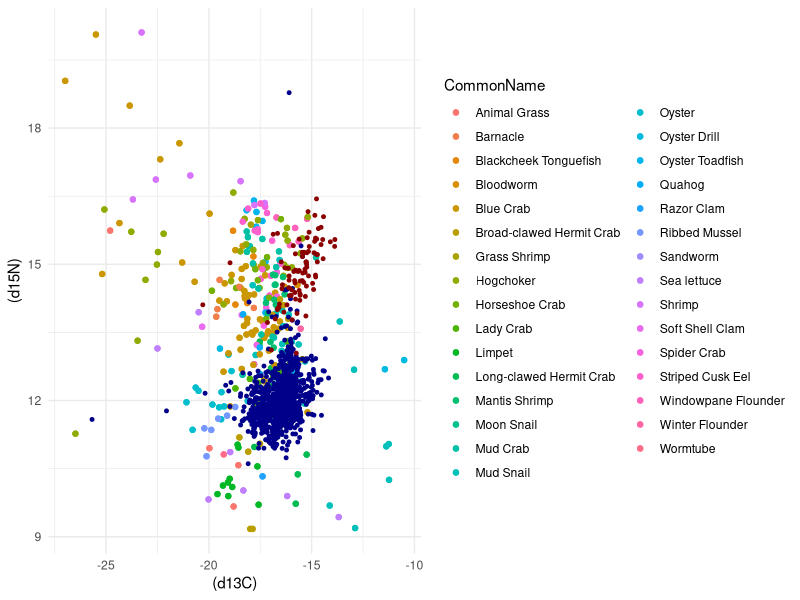
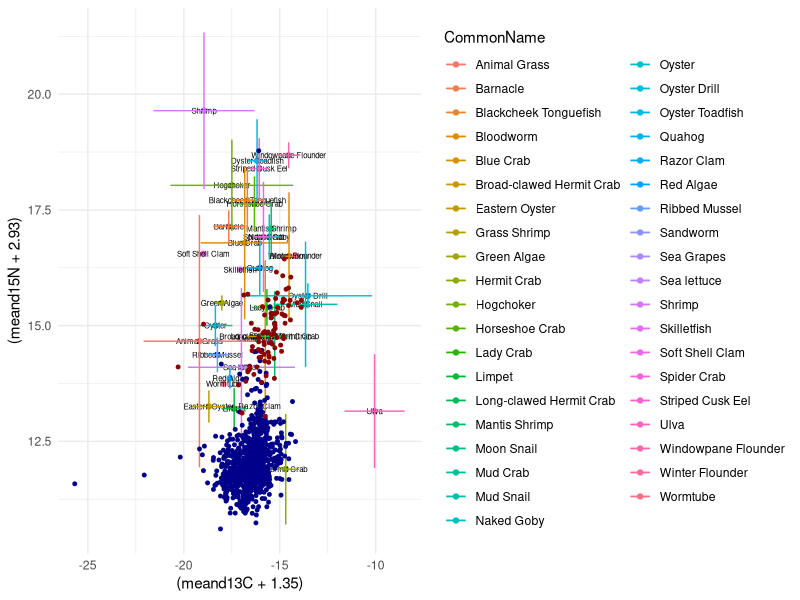
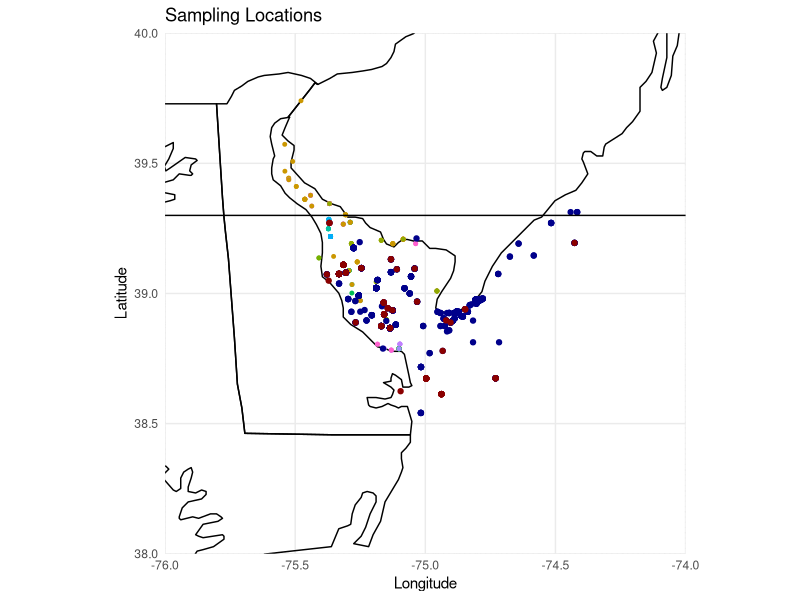
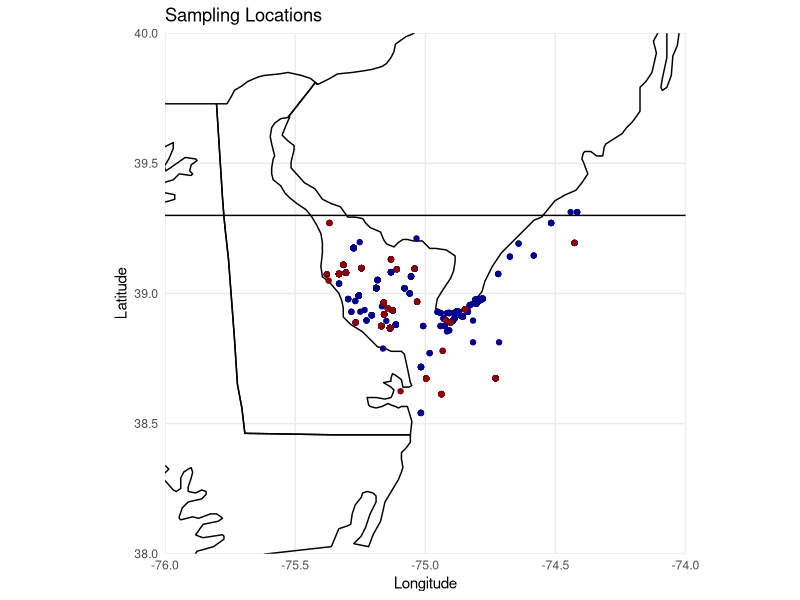
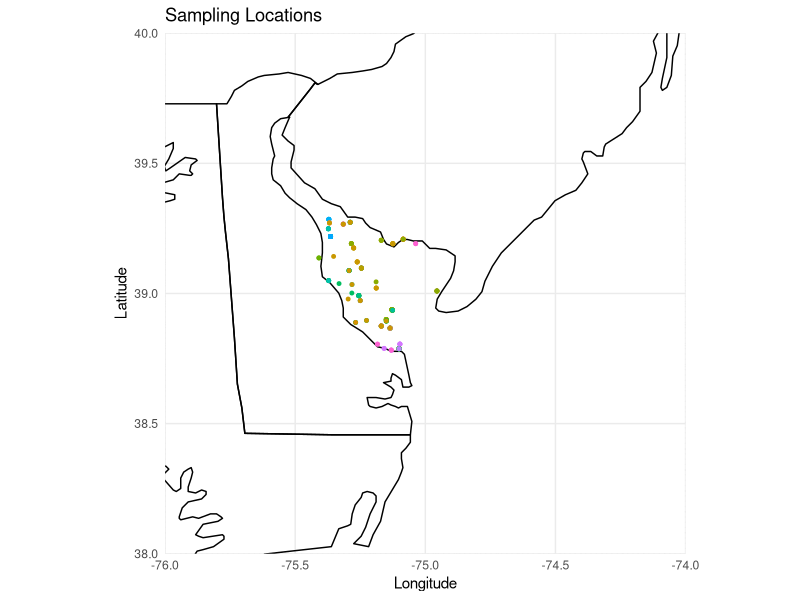
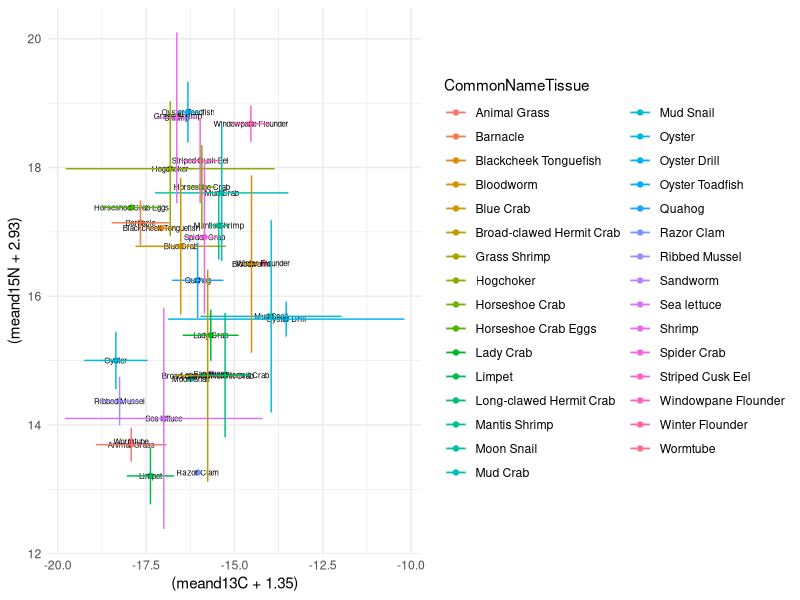
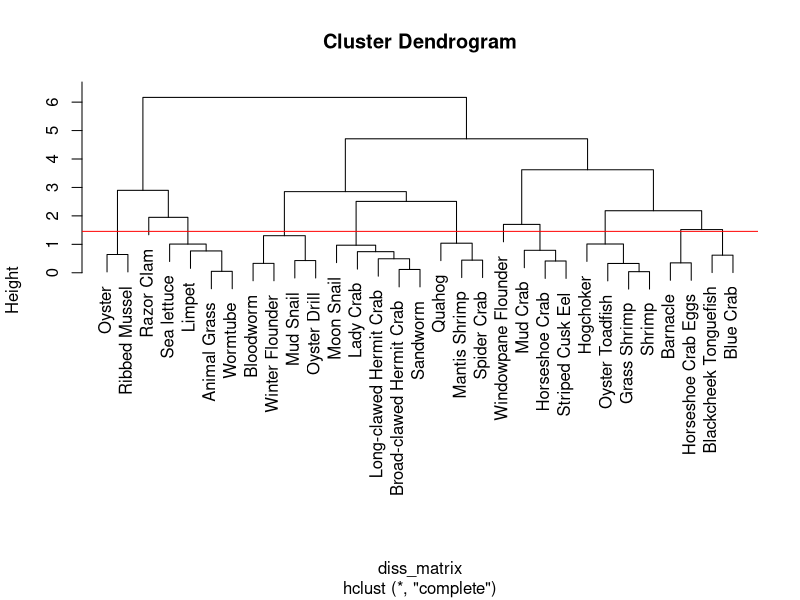
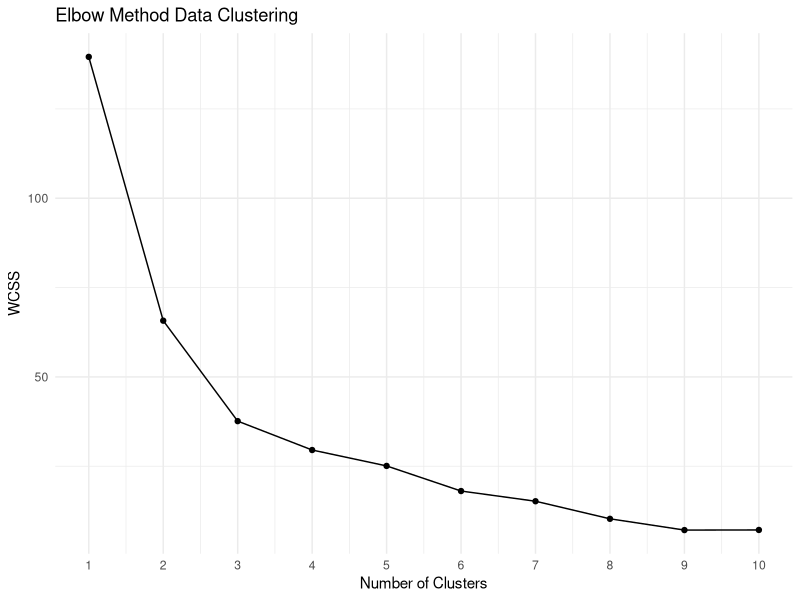

Generate these figures, in order, with R:
### Code to filter prey species for mixing models ## 

### Code to filter prey species for mixing models ## 

library(tidyverse)
library(sf)


prey_raw <- read.csv("Data/SIA_Database_2025_12_11.csv")
prey_unique <- (unique(prey_raw$CommonName))

#write.csv(prey_unique, "Data/prey_subset_list.csv")
prey_raw_subset <- read.csv("Data/prey_subset_list.csv")

prey_sp <- subset(prey_raw_subset, WhelkDiet == "Y")

prey_sp_list <- prey_sp$CommonName

prey_selected <- prey_raw %>% 
  filter(CommonName %in% prey_sp_list)

prey_selected$Lat <- as.numeric(prey_selected$Lat)
prey_selected$Long <- as.numeric(prey_selected$Long)

kwhelk <- subset(prey_selected, CommonName == "Knobbed Whelk" | CommonName == "Knobbed whelk")
swhelk <- subset(prey_selected, CommonName == "Smooth Whelk" | CommonName == "Smooth whelk")

prey_selected2 <- prey_selected %>%
  filter(!CommonName %in% c("Knobbed whelk", "Knobbed Whelk", "Smooth Whelk", "Smooth whelk"))

prey_selected2 <- subset(prey_selected2, ProjID != "DEEDs")

#remove summer flounder and brief squid 
prey_selected2 <- prey_selected2 %>% 
  filter(!CommonName %in% c("Summer Flounder", "Brief Squid", "Sea Grapes"))

#plot 
ggplot(data = prey_selected2, aes(x = (d13C), y=(d15N), color = CommonName)) +
  geom_point()+
  geom_point()+
  geom_point(data = kwhelk, aes(x = d13C, y = d15N), color = "darkblue", size = 1, inherit.aes = FALSE)+
  geom_point(data = swhelk, aes(x = d13C, y = d15N), color = "darkred", size = 1, inherit.aes = FALSE)+
  theme_minimal()


#make summary 
prey_selected_summary <- prey_selected %>% 
  group_by(CommonName) %>% 
  summarise(
    meand13C = mean(d13C), 
    sdd13C = sd(d13C), 
    meand15N = mean(d15N), 
    sdd15N = sd(d15N)
  )

#remove whelk 
prey_selected_summary2 <- prey_selected_summary %>% 
  filter(!CommonName %in% c("Knobbed whelk", "Knobbed Whelk", "Smooth Whelk", "Smooth whelk"))

#TDFS from Rich's experiment
N_TDF <- 2.93
C_TDF <- 1.35


#plot with means 
ggplot(data = prey_selected_summary2, aes(x = (meand13C+1.35), y=(meand15N+2.93), color = CommonName)) +
  geom_point()+
  geom_text(aes(label = CommonName), color = "black", size = 2)+
  geom_errorbar(aes(xmin = (meand13C+1.35)-sdd13C, xmax = (meand13C+1.35)+sdd13C))+
  geom_errorbar(aes(ymin = (meand15N+2.93) -sdd15N, ymax = (meand15N+2.93)+sdd15N))+
  geom_point(data = kwhelk, aes(x = d13C, y = d15N), color = "darkblue", size = 1, inherit.aes = FALSE)+
  geom_point(data = swhelk, aes(x = d13C, y = d15N), color = "darkred", size = 1, inherit.aes = FALSE)+
  theme_minimal()




## it looks like TDFs might be off here -- the diet values used for the TDF lab study were 6-9 permil, which is lower to the DE bay signature 



## Subset the raw data for location 
prey_selected2$Lat <- as.numeric(prey_selected2$Lat)
prey_selected2$Long <- -abs(as.numeric(prey_selected2$Long))

#make a plot to look at sampling locations 
states <- map_data("state")

mid_atl <- states %>%
  filter(region %in% c("delaware", "new jersey", "maryland"))

ggplot(data = mid_atl) +
  geom_polygon(aes(x = long, y = lat, group = group), fill = NA, color = "black") +
  geom_point(data = prey_selected2, aes(x = Long, y = Lat, color = CommonName), size = 1)+
  geom_point(data = kwhelk, aes(x = Long, y = Lat), color = "darkblue") + 
  geom_point(data = swhelk, aes(x = Long, y = Lat), color = "darkred") +
  geom_hline(yintercept=39.3)+
  coord_sf(xlim = c(-76, -74), ylim = c(38, 40), expand = FALSE) +
  labs(x = "Longitude", y = "Latitude", title = "Sampling Locations") + 
  theme_minimal() + 
  theme(legend.position = "none")


ggplot(data = mid_atl) +
  geom_polygon(aes(x = long, y = lat, group = group), fill = NA, color = "black") +
  geom_point(data = subset(prey_selected2, CommonName == "Eastern Oyster"), aes(x = Long, y = Lat, color = CommonName), size = 1)+
  geom_point(data = kwhelk, aes(x = Long, y = Lat), color = "darkblue") + 
  geom_point(data = swhelk, aes(x = Long, y = Lat), color = "darkred") +
  geom_hline(yintercept=39.3)+
  coord_sf(xlim = c(-76, -74), ylim = c(38, 40), expand = FALSE) +
  labs(x = "Longitude", y = "Latitude", title = "Sampling Locations") + 
  theme_minimal() + 
  theme(legend.position = "none")


#Subset database for prey less than 39.3

prey_selected3 <- prey_selected2 %>% 
  filter(Lat < 39.3) %>% 
  filter(!is.na(Lat))


ggplot(data = mid_atl) +
  geom_polygon(aes(x = long, y = lat, group = group), fill = NA, color = "black") +
  geom_point(data = prey_selected3, aes(x = Long, y = Lat, color = CommonName), size = 1)+
  #geom_point(data = kwhelk, aes(x = Long, y = Lat), color = "darkblue") + 
  #geom_point(data = swhelk, aes(x = Long, y = Lat), color = "darkred") +
  coord_sf(xlim = c(-76, -74), ylim = c(38, 40), expand = FALSE) +
  labs(x = "Longitude", y = "Latitude", title = "Sampling Locations") + 
  theme_minimal() + 
  theme(legend.position = "none")




#remove specific tissues -- Gill from noah 
prey_selected4 <- prey_selected3 %>% 
  filter(Tissue != "gill") 

prey_selected5 <- prey_selected4 %>% 
  mutate(CommonNameTissue = case_when(
    CommonName == "Horseshoe Crab" & Tissue == "eggs" ~ "Horseshoe Crab Eggs",
    TRUE ~ CommonName
  ))


prey_selected_summary_subsetted <- prey_selected5 %>% 
  group_by(CommonNameTissue) %>% 
  summarise(
    meand13C = mean(d13C, na.rm = TRUE), 
    sdd13C = sd(d13C, na.rm = TRUE), 
    meand15N = mean(d15N, na.rm = TRUE), 
    sdd15N = sd(d15N, na.rm = TRUE)
  )


ggplot(data = prey_selected_summary_subsetted, aes(x = (meand13C+1.35), y=(meand15N+2.93), color = CommonNameTissue)) +
  geom_point()+
  geom_text(aes(label = CommonNameTissue), color = "black", size = 2)+
  geom_errorbar(aes(xmin = (meand13C+1.35)-sdd13C, xmax = (meand13C+1.35)+sdd13C))+
  geom_errorbar(aes(ymin = (meand15N+2.93) -sdd15N, ymax = (meand15N+2.93)+sdd15N))+
  #geom_point(data = kwhelk, aes(x = d13C, y = d15N), color = "darkblue", size = 1, inherit.aes = FALSE)+
  #geom_point(data = swhelk, aes(x = d13C, y = d15N), color = "darkred", size = 1, alpha = 0.5, inherit.aes = FALSE)+
  theme_minimal()




#Create Functional Groups 

#do a hierarchical clustering 

data <- prey_selected_summary_subsetted[,c("meand13C", "meand15N")]
rownames(data) <- prey_selected_summary_subsetted$CommonNameTissue

# Calculate the dissimilarity matrix
diss_matrix <- dist(data)

# Perform hierarchical clustering using complete linkage
hc <- hclust(diss_matrix, method = "complete")
max_diff <- max(diff(hc$height))
plot(hc)
abline(h = max_diff, col = "red") 



#kmeans 
# Create an empty vector to store the WCSS values
wcss <- vector()

# Set the maximum number of clusters to try
max_clusters <- 10

# Perform k-means clustering for different numbers of clusters
for (k in 1:max_clusters) {
  kmeans_output <- kmeans(data, k)
  wcss[k] <- kmeans_output$tot.withinss
}

# Plot the WCSS against the number of clusters
plot_data <- data.frame(Clusters = 1:max_clusters, WCSS = wcss)

ggplot(plot_data, aes(x = Clusters, y = WCSS)) +
  geom_line() +
  geom_point() +
  labs(x = "Number of Clusters", y = "WCSS") +
  ggtitle("Elbow Method Data Clustering") + 
  scale_x_continuous(breaks = c(1, 2, 3, 4, 5, 6, 7, 8, 9, 10)) +
  theme_minimal()

#Try 4,5,6 
kmeans_result <- kmeans(data, centers = 4, nstart = 25)

#add to data 
prey_selected_summary_subsetted$kmeans <- kmeans_result$cluster


#plot by group 
ggplot(data = prey_selected_summary_subsetted, aes(x = (meand13C+1.35), y=(meand15N+2.93), color = as.factor(kmeans))) +
  geom_point()+
  geom_text(aes(label = CommonNameTissue), color = "black", size = 3)+
  geom_errorbar(aes(xmin = (meand13C+1.35)-sdd13C, xmax = (meand13C+1.35)+sdd13C))+
  geom_errorbar(aes(ymin = (meand15N+2.93) -sdd15N, ymax = (meand15N+2.93)+sdd15N))+
  geom_point(data = kwhelk, aes(x = d13C, y = d15N), color = "darkblue", size = 1, inherit.aes = FALSE)+
  geom_point(data = swhelk, aes(x = d13C, y = d15N), color = "darkred", size = 1, alpha = 0.5, inherit.aes = FALSE)+
  theme_minimal()


#add kmeans group to raw data

prey_selected5 <- left_join(prey_selected5, prey_selected_summary_subsetted, by = "CommonNameTissue")


ggplot(data = prey_selected5, aes(x = (d13C+1.35), y=(d15N+2.93), color = as.factor(kmeans))) +
  geom_point()+
  geom_point(data = kwhelk, aes(x = d13C, y = d15N), color = "darkblue", size = 1, inherit.aes = FALSE)+
  geom_point(data = swhelk, aes(x = d13C, y = d15N), color = "darkred", size = 1, alpha = 0.5, inherit.aes = FALSE)+
  theme_minimal()

#mean and SD for each kmeans group 

kmeans_meansd <- prey_selected5 %>% 
  group_by(kmeans) %>% 
  summarise(
    meand13C = mean(d13C, na.rm = TRUE), 
    sdd13C = sd(d13C, na.rm = TRUE), 
    meand15N = mean(d15N, na.rm = TRUE), 
    sdd15N = sd(d15N, na.rm = TRUE)
  )

#TDFS from Rich's experiment
N_TDF <- 0
C_TDF <- 1.35

#plot by functional group 
ggplot(data = kmeans_meansd, aes(x = (meand13C + C_TDF), y=(meand15N+N_TDF), color = as.factor(kmeans))) +
  geom_point()+
  geom_errorbar(aes(xmin = (meand13C + C_TDF)-sdd13C, xmax = (meand13C + C_TDF)+sdd13C), width = 0.25)+
  geom_errorbar(aes(ymin = (meand15N + N_TDF) -sdd15N, ymax = (meand15N + N_TDF)+sdd15N), width = 0.25)+
  geom_point(data = kwhelk, aes(x = d13C, y = d15N), color = "darkblue", size = 1, inherit.aes = FALSE)+
  geom_point(data = swhelk, aes(x = d13C, y = d15N), color = "darkred", size = 1, alpha = 0.5, inherit.aes = FALSE)+
  theme_minimal()


write.csv(prey_selected5, "Data/kmeans_output.csv")
